Frame 1 (no input): blank canvas, image omitted
Frame 60 (the mouse pressed at the canvas centre just before this capture): blank canvas, image omitted
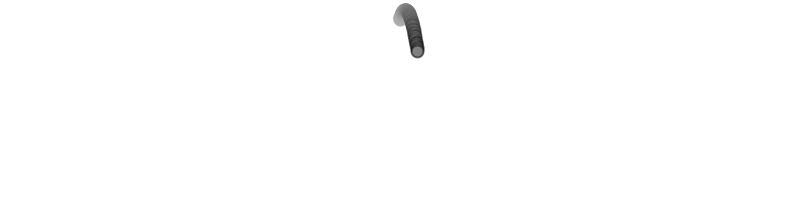
Frame 120 (the mouse held since frame 60 and released just before this capture)

The Processing sketch whose frames 1 and 60 were blank and that drew this single picture after the mouse press (run headless with seeded random() and noise(); from frame 60 on, the mouse is pressed at the canvas centre):

// Processing sketch: NOC_4_01_SingleParticle_trail
// ── NOC_4_01_SingleParticle_trail.pde


Particle p;

void setup() {
  size(800, 200);
  p = new Particle(new PVector(width/2, 20));
  background(255);
  smooth();
}

void draw() {
  if (mousePressed) {
  noStroke();
  fill(255, 5);
  rect(0, 0, width, height);

  p.run();
  if (p.isDead()) {
    println("Particle dead!");
  }
  }
}
// ── Particle.pde


// Simple Particle System

class Particle {
  PVector location;
  PVector velocity;
  PVector acceleration;
  float lifespan;

  Particle(PVector l) {
    acceleration = new PVector(0, 0.05);
    velocity = new PVector(random(-1, 1), -1);
    location = l.get();
    lifespan = 255.0;
  }

  void run() {
    update();
    display();
  }

  // Method to update location
  void update() {
    velocity.add(acceleration);
    location.add(velocity);
    lifespan -= 2.0;
  }

  // Method to display
  void display() {
    stroke(0, lifespan);
    strokeWeight(2);
    fill(127);
    ellipse(location.x, location.y, 12, 12);
  }

  // Is the particle still useful?
  boolean isDead() {
    if (lifespan < 0.0) {
      return true;
    } 
    else {
      return false;
    }
  }
}
